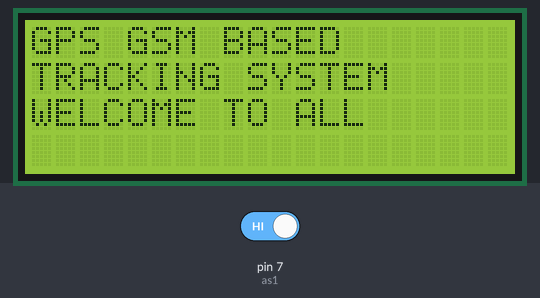
Bench run of a sketch on a simulated Arduino Uno, built with avr-gcc and run on an emulated ATmega328P. Shown: 20×4 character LCD. The inputs (shaded band) are chosen by the test bench; at power-on: pin 7 (as1) HIGH. What the sketch prints to the serial monitor is not drawn.

Above: at 0.1 s.
6.3 s: pin 7 (as1) driven LOW
At 10.2 s:
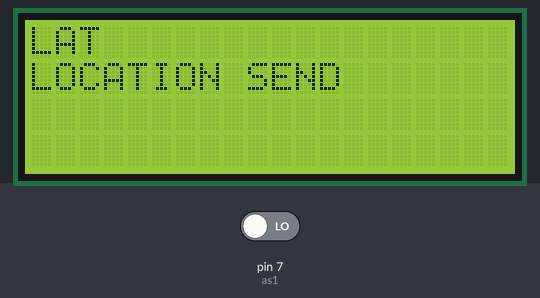
Timing chart, 0 to 11.7 s (numbered marks = the images above; inputs shaded):
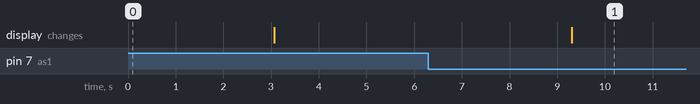

The sketch:

Gps_Gsm_Tracking_SystemM.ino
```cpp
#include <LiquidCrystal.h>

LiquidCrystal lcd(13, 12,11, 10, 9,8);
#include <SoftwareSerial.h>
SoftwareSerial mySerial1(5,6);
int as1 = 7;
int s1Value;
int os1 = 0;
int t,s,q = 0;
unsigned char  da8[500];
void setup()
 {
  pinMode(as1 ,INPUT);
  mySerial1.begin(9600);
  Serial.begin(9600);
  lcd.begin(20, 4);
  lcd.setCursor(0, 0);
  lcd.print("GPS GSM BASED");
  Serial.println("GPS GSM BASED");
  lcd.setCursor(0, 1);
  lcd.print("TRACKING SYSTEM");
  Serial.println("TRACKING SYSTEM");
  lcd.setCursor(0, 2);
  lcd.print("WELCOME TO ALL ");
  Serial.println("WELCOME TO ALL");
  delay(3000);
  lcd.clear();
  int byte=0;
  Serial.println("GSM START");
  Serial.print("AT");
  Serial.print(0x0D,byte);
  delay(1000);
  Serial.print("AT+CMGF=1");
  Serial.print(0x0D,byte);
  Serial.println("GSM READY");
  delay(1000);
 }

  void loop()
  {
    int byte=0;

     if(Serial.available() )
       {
        if(Serial.read() == 'R')
       {
    for(t=0; t<45; t++)
     {
      while(!Serial.available() ) ;

       da8[t] = Serial.read();
      // Serial.write(da8[t]);
       }

        lcd.setCursor(0, 0);
        lcd.print("LATI=");
        Serial.println("");
        Serial.print("LATITUDE=");
        lcd.setCursor(5, 0);
        for(t=15; t<28; t++)
       {
        Serial.write(da8[t]);
        lcd.write(da8[t]);
       }
        lcd.setCursor(0, 1);
        lcd.print("LONG=");
        Serial.println(" ");
        Serial.print("LONGITUDE=");
        lcd.setCursor(5, 1);
     for(t=28; t<43; t++)
       {
        Serial.write(da8[t]);
        lcd.write(da8[t]);
       }
      }

    }

//    if(mySerial1.available() )
//       {
//        if(mySerial1.read() == '1')
//       {
//    Serial.print("AT");
//   Serial.print(0x0D,byte);
//   delay(1000);
//   Serial.print("AT+CMGF=1");
//   Serial.print(0x0D,byte);
//   delay(1000);
//    Serial.print("AT+CMGS=");
//    Serial.print(0x22,byte);
//    Serial.print("+919424029335");
//    Serial.print(0x22,byte);
//    Serial.print(0x0D,byte);
//    delay(1000);
//
//     lcd.setCursor(0, 0);
//        lcd.print("lt=");
//        // Serial.println("");
//          Serial.print("lt=");
//        lcd.setCursor(3, 0);
//        for(t=15; t<28; t++)
//       {
//        Serial.write(da8[t]);
//        lcd.write(da8[t]);
//       }
//        lcd.setCursor(0, 1);
//        lcd.print("lg=");
//        // Serial.println("");
//          Serial.print("lg=");
//        lcd.setCursor(3, 1);
//     for(t=28; t<43; t++)
//       {
//       Serial.write(da8[t]);
//        lcd.write(da8[t]);
//       }
//       Serial.println("");
//    Serial.print("DROWSINESS PERSON");
//    Serial.print(0x1A,byte);
//    lcd.setCursor(0, 1);
//    lcd.print("DROWSINESS PERSON");
//    delay(2000);
//     }
//
//     }

  s1Value = digitalRead(as1);
  if(s1Value ==LOW)
   {
   Serial.print("AT");
   Serial.print(0x0D,byte);
   delay(1000);
   Serial.print("AT+CMGF=1");
   Serial.print(0x0D,byte);
   delay(1000);
   Serial.print("AT+CMGS=");
   Serial.print(0x22,byte);
   Serial.print("+919424029335");
   Serial.print(0x22,byte);
   Serial.print(0x0D,byte);
   delay(1000);
   lcd.setCursor(0, 0);
   lcd.print("LATITUDE=");
   Serial.println("");
   Serial.print("LATITUDE=");
   lcd.setCursor(3, 0);
   for(t=15; t<28; t++)
       {
       Serial.write(da8[t]);
        lcd.write(da8[t]);
       }
        lcd.setCursor(0, 1);
        lcd.print("LONGITUDE=");
        Serial.println("");
        Serial.print("LONGITUDE=");
        lcd.setCursor(3, 1);
     for(t=28; t<43; t++)
       {
       Serial.write(da8[t]);
        lcd.write(da8[t]);
       }
       Serial.println("");
       Serial.print("LOCATION SEND");
       Serial.print(0x1A,byte);
       lcd.setCursor(0, 1);
       lcd.print("LOCATION SEND");
       delay(2000);
     }

   }
```

Measured:
- after the input at 6.3 s, the display: changes after 3.0 s (image 1)
